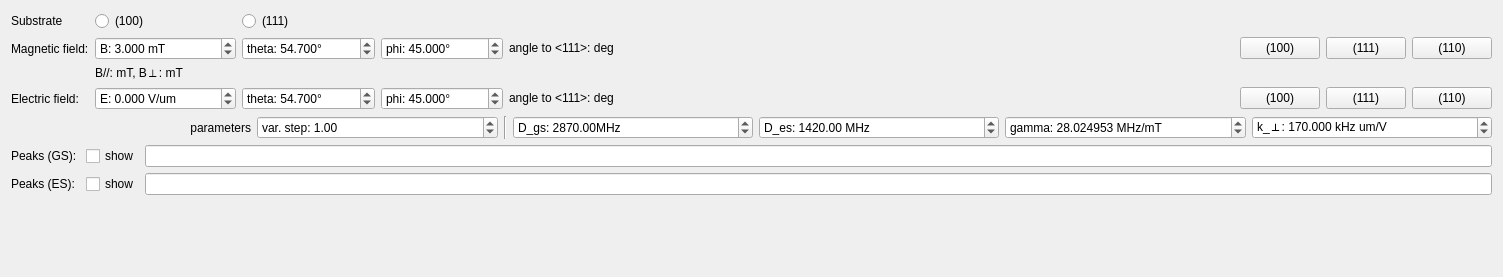
<?xml version="1.0" encoding="UTF-8"?>
<ui version="4.0">
 <class>ODMRPeaks</class>
 <widget class="QWidget" name="ODMRPeaks">
  <property name="geometry">
   <rect>
    <x>0</x>
    <y>0</y>
    <width>1503</width>
    <height>277</height>
   </rect>
  </property>
  <property name="sizePolicy">
   <sizepolicy hsizetype="Expanding" vsizetype="Preferred">
    <horstretch>0</horstretch>
    <verstretch>0</verstretch>
   </sizepolicy>
  </property>
  <property name="minimumSize">
   <size>
    <width>0</width>
    <height>0</height>
   </size>
  </property>
  <property name="windowTitle">
   <string>Form</string>
  </property>
  <layout class="QVBoxLayout" name="verticalLayout">
   <item>
    <layout class="QGridLayout" name="gridLayout_4">
     <item row="0" column="0">
      <widget class="QLabel" name="label_14">
       <property name="text">
        <string>Substrate</string>
       </property>
      </widget>
     </item>
     <item row="3" column="8">
      <widget class="QPushButton" name="E110Button">
       <property name="text">
        <string>(110)</string>
       </property>
      </widget>
     </item>
     <item row="1" column="5">
      <spacer name="horizontalSpacer_2">
       <property name="orientation">
        <enum>Qt::Horizontal</enum>
       </property>
       <property name="sizeHint" stdset="0">
        <size>
         <width>40</width>
         <height>20</height>
        </size>
       </property>
      </spacer>
     </item>
     <item row="1" column="3">
      <widget class="QDoubleSpinBox" name="BphiBox">
       <property name="prefix">
        <string>phi: </string>
       </property>
       <property name="suffix">
        <string>°</string>
       </property>
       <property name="decimals">
        <number>3</number>
       </property>
       <property name="minimum">
        <double>-999999999.000000000000000</double>
       </property>
       <property name="maximum">
        <double>999999999.000000000000000</double>
       </property>
       <property name="singleStep">
        <double>1.000000000000000</double>
       </property>
       <property name="value">
        <double>45.000000000000000</double>
       </property>
      </widget>
     </item>
     <item row="1" column="8">
      <widget class="QPushButton" name="B110Button">
       <property name="text">
        <string>(110)</string>
       </property>
      </widget>
     </item>
     <item row="1" column="0">
      <widget class="QLabel" name="label_10">
       <property name="text">
        <string>Magnetic field:</string>
       </property>
      </widget>
     </item>
     <item row="3" column="0">
      <widget class="QLabel" name="label_16">
       <property name="text">
        <string>Electric field:</string>
       </property>
      </widget>
     </item>
     <item row="3" column="2">
      <widget class="QDoubleSpinBox" name="EthetaBox">
       <property name="prefix">
        <string>theta: </string>
       </property>
       <property name="suffix">
        <string>°</string>
       </property>
       <property name="decimals">
        <number>3</number>
       </property>
       <property name="minimum">
        <double>-999999999.000000000000000</double>
       </property>
       <property name="maximum">
        <double>999999999.000000000000000</double>
       </property>
       <property name="singleStep">
        <double>1.000000000000000</double>
       </property>
       <property name="value">
        <double>54.700000000000003</double>
       </property>
      </widget>
     </item>
     <item row="3" column="6">
      <widget class="QPushButton" name="E100Button">
       <property name="text">
        <string>(100)</string>
       </property>
      </widget>
     </item>
     <item row="3" column="4">
      <widget class="QLabel" name="EangleLabel">
       <property name="text">
        <string>angle to &lt;111&gt;: deg</string>
       </property>
      </widget>
     </item>
     <item row="1" column="2">
      <widget class="QDoubleSpinBox" name="BthetaBox">
       <property name="prefix">
        <string>theta: </string>
       </property>
       <property name="suffix">
        <string>°</string>
       </property>
       <property name="decimals">
        <number>3</number>
       </property>
       <property name="minimum">
        <double>-999999999.000000000000000</double>
       </property>
       <property name="maximum">
        <double>999999999.000000000000000</double>
       </property>
       <property name="singleStep">
        <double>1.000000000000000</double>
       </property>
       <property name="value">
        <double>54.700000000000003</double>
       </property>
      </widget>
     </item>
     <item row="0" column="1">
      <widget class="QRadioButton" name="sub100Button">
       <property name="text">
        <string>(100)</string>
       </property>
      </widget>
     </item>
     <item row="1" column="7">
      <widget class="QPushButton" name="B111Button">
       <property name="text">
        <string>(111)</string>
       </property>
      </widget>
     </item>
     <item row="3" column="7">
      <widget class="QPushButton" name="E111Button">
       <property name="text">
        <string>(111)</string>
       </property>
      </widget>
     </item>
     <item row="3" column="1">
      <widget class="QDoubleSpinBox" name="EfieldBox">
       <property name="prefix">
        <string>E: </string>
       </property>
       <property name="suffix">
        <string> V/um</string>
       </property>
       <property name="decimals">
        <number>3</number>
       </property>
       <property name="minimum">
        <double>-999999999.000000000000000</double>
       </property>
       <property name="maximum">
        <double>999999999.000000000000000</double>
       </property>
       <property name="singleStep">
        <double>1.000000000000000</double>
       </property>
      </widget>
     </item>
     <item row="0" column="2">
      <widget class="QRadioButton" name="sub111Button">
       <property name="text">
        <string>(111)</string>
       </property>
      </widget>
     </item>
     <item row="1" column="1">
      <widget class="QDoubleSpinBox" name="BfieldBox">
       <property name="sizePolicy">
        <sizepolicy hsizetype="Preferred" vsizetype="Fixed">
         <horstretch>0</horstretch>
         <verstretch>0</verstretch>
        </sizepolicy>
       </property>
       <property name="prefix">
        <string>B: </string>
       </property>
       <property name="suffix">
        <string> mT</string>
       </property>
       <property name="decimals">
        <number>3</number>
       </property>
       <property name="minimum">
        <double>-999999999.000000000000000</double>
       </property>
       <property name="maximum">
        <double>999999999.000000000000000</double>
       </property>
       <property name="singleStep">
        <double>1.000000000000000</double>
       </property>
       <property name="value">
        <double>3.000000000000000</double>
       </property>
      </widget>
     </item>
     <item row="1" column="4">
      <widget class="QLabel" name="BangleLabel">
       <property name="text">
        <string>angle to &lt;111&gt;: deg</string>
       </property>
      </widget>
     </item>
     <item row="3" column="3">
      <widget class="QDoubleSpinBox" name="EphiBox">
       <property name="prefix">
        <string>phi: </string>
       </property>
       <property name="suffix">
        <string>°</string>
       </property>
       <property name="decimals">
        <number>3</number>
       </property>
       <property name="minimum">
        <double>-999999999.000000000000000</double>
       </property>
       <property name="maximum">
        <double>999999999.000000000000000</double>
       </property>
       <property name="singleStep">
        <double>1.000000000000000</double>
       </property>
       <property name="value">
        <double>45.000000000000000</double>
       </property>
      </widget>
     </item>
     <item row="2" column="1" colspan="3">
      <widget class="QLabel" name="BfieldLabel">
       <property name="text">
        <string>B//: mT, B⊥: mT</string>
       </property>
      </widget>
     </item>
     <item row="1" column="6">
      <widget class="QPushButton" name="B100Button">
       <property name="text">
        <string>(100)</string>
       </property>
      </widget>
     </item>
    </layout>
   </item>
   <item>
    <layout class="QHBoxLayout" name="horizontalLayout_4">
     <item>
      <widget class="QLabel" name="label_15">
       <property name="text">
        <string>parameters</string>
       </property>
       <property name="alignment">
        <set>Qt::AlignRight|Qt::AlignTrailing|Qt::AlignVCenter</set>
       </property>
      </widget>
     </item>
     <item>
      <widget class="QDoubleSpinBox" name="stepBox">
       <property name="prefix">
        <string>var. step: </string>
       </property>
       <property name="maximum">
        <double>999999999.000000000000000</double>
       </property>
       <property name="singleStep">
        <double>0.100000000000000</double>
       </property>
       <property name="value">
        <double>1.000000000000000</double>
       </property>
      </widget>
     </item>
     <item>
      <widget class="Line" name="line_2">
       <property name="orientation">
        <enum>Qt::Vertical</enum>
       </property>
      </widget>
     </item>
     <item>
      <widget class="QDoubleSpinBox" name="DgsBox">
       <property name="prefix">
        <string>D_gs: </string>
       </property>
       <property name="suffix">
        <string>MHz</string>
       </property>
       <property name="decimals">
        <number>2</number>
       </property>
       <property name="minimum">
        <double>-999999999.000000000000000</double>
       </property>
       <property name="maximum">
        <double>999999999.000000000000000</double>
       </property>
       <property name="value">
        <double>2870.000000000000000</double>
       </property>
      </widget>
     </item>
     <item>
      <widget class="QDoubleSpinBox" name="DesBox">
       <property name="prefix">
        <string>D_es: </string>
       </property>
       <property name="suffix">
        <string> MHz</string>
       </property>
       <property name="minimum">
        <double>-999999999.000000000000000</double>
       </property>
       <property name="maximum">
        <double>999999999.000000000000000</double>
       </property>
       <property name="value">
        <double>1420.000000000000000</double>
       </property>
      </widget>
     </item>
     <item>
      <widget class="QDoubleSpinBox" name="gammaBox">
       <property name="prefix">
        <string>gamma: </string>
       </property>
       <property name="suffix">
        <string> MHz/mT</string>
       </property>
       <property name="decimals">
        <number>6</number>
       </property>
       <property name="minimum">
        <double>-999999999.000000000000000</double>
       </property>
       <property name="maximum">
        <double>999999999.000000000000000</double>
       </property>
       <property name="value">
        <double>28.024953000000000</double>
       </property>
      </widget>
     </item>
     <item>
      <widget class="QDoubleSpinBox" name="kperpBox">
       <property name="prefix">
        <string>k_⊥: </string>
       </property>
       <property name="suffix">
        <string> kHz um/V</string>
       </property>
       <property name="decimals">
        <number>3</number>
       </property>
       <property name="minimum">
        <double>-999999999.000000000000000</double>
       </property>
       <property name="maximum">
        <double>999999999.000000000000000</double>
       </property>
       <property name="value">
        <double>170.000000000000000</double>
       </property>
      </widget>
     </item>
    </layout>
   </item>
   <item>
    <layout class="QGridLayout" name="gridLayout_2">
     <item row="2" column="0">
      <widget class="QLabel" name="label_13">
       <property name="text">
        <string>Peaks (ES): </string>
       </property>
      </widget>
     </item>
     <item row="1" column="1">
      <widget class="QCheckBox" name="showgsBox">
       <property name="text">
        <string>show</string>
       </property>
      </widget>
     </item>
     <item row="2" column="2">
      <widget class="QLineEdit" name="esEdit">
       <property name="readOnly">
        <bool>true</bool>
       </property>
      </widget>
     </item>
     <item row="1" column="0">
      <widget class="QLabel" name="label_12">
       <property name="text">
        <string>Peaks (GS): </string>
       </property>
      </widget>
     </item>
     <item row="1" column="2">
      <widget class="QLineEdit" name="gsEdit">
       <property name="readOnly">
        <bool>true</bool>
       </property>
      </widget>
     </item>
     <item row="2" column="1">
      <widget class="QCheckBox" name="showesBox">
       <property name="text">
        <string>show</string>
       </property>
      </widget>
     </item>
    </layout>
   </item>
   <item>
    <spacer name="verticalSpacer">
     <property name="orientation">
      <enum>Qt::Vertical</enum>
     </property>
     <property name="sizeHint" stdset="0">
      <size>
       <width>20</width>
       <height>40</height>
      </size>
     </property>
    </spacer>
   </item>
  </layout>
 </widget>
 <tabstops>
  <tabstop>sub100Button</tabstop>
  <tabstop>sub111Button</tabstop>
  <tabstop>BfieldBox</tabstop>
  <tabstop>BthetaBox</tabstop>
  <tabstop>BphiBox</tabstop>
  <tabstop>B100Button</tabstop>
  <tabstop>B111Button</tabstop>
  <tabstop>B110Button</tabstop>
  <tabstop>EfieldBox</tabstop>
  <tabstop>EthetaBox</tabstop>
  <tabstop>EphiBox</tabstop>
  <tabstop>E100Button</tabstop>
  <tabstop>E111Button</tabstop>
  <tabstop>E110Button</tabstop>
  <tabstop>stepBox</tabstop>
  <tabstop>DgsBox</tabstop>
  <tabstop>DesBox</tabstop>
  <tabstop>gammaBox</tabstop>
  <tabstop>kperpBox</tabstop>
  <tabstop>showgsBox</tabstop>
  <tabstop>gsEdit</tabstop>
  <tabstop>showesBox</tabstop>
  <tabstop>esEdit</tabstop>
 </tabstops>
 <resources/>
 <connections/>
</ui>
